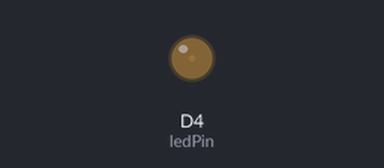
Simulated run of this sketch. Board: ESP8266 (NodeMCU). On the bench: output pins drawn as LEDs (lit = HIGH).

Above: at 0.05 s.
At 0.95 s:
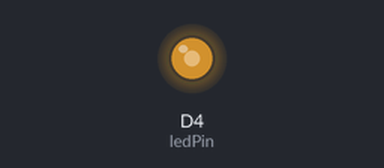
At 1.4 s:
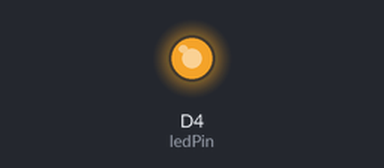
At 2.75 s:
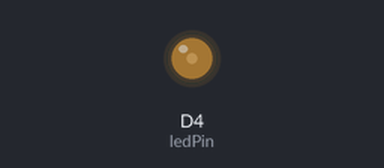
Timing chart, 0 to 7.2 s (numbered marks = the images above):
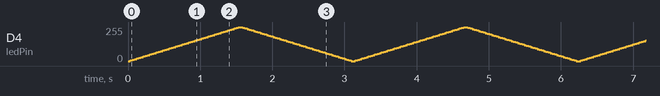

The sketch:

fade.ino
```cpp
int ledPin = D4;
void setup() {
  // There's no need to call pinMode with analogWrite. For more info check https://www.arduino.cc/reference/en/language/functions/analog-io/analogwrite/
}

void loop() {
  for (int fadeValue = 0 ; fadeValue <= 255; fadeValue += 5) {
    analogWrite(ledPin, fadeValue);
    delay(30);
  }

  for (int fadeValue = 255 ; fadeValue >= 0; fadeValue -= 5) {
    analogWrite(ledPin, fadeValue);
    delay(30);
  }
}
```
